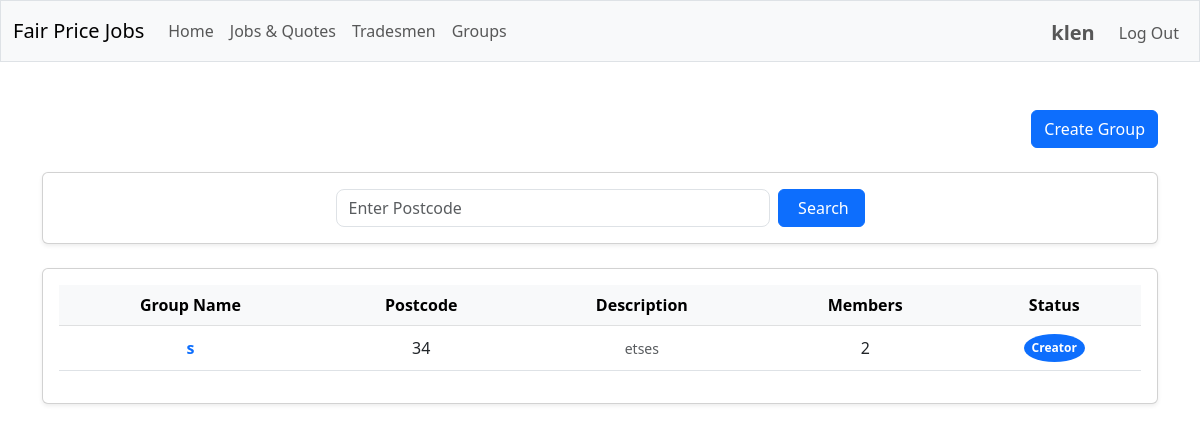
The page /search_groups (signed in) on the database as committed earlier.
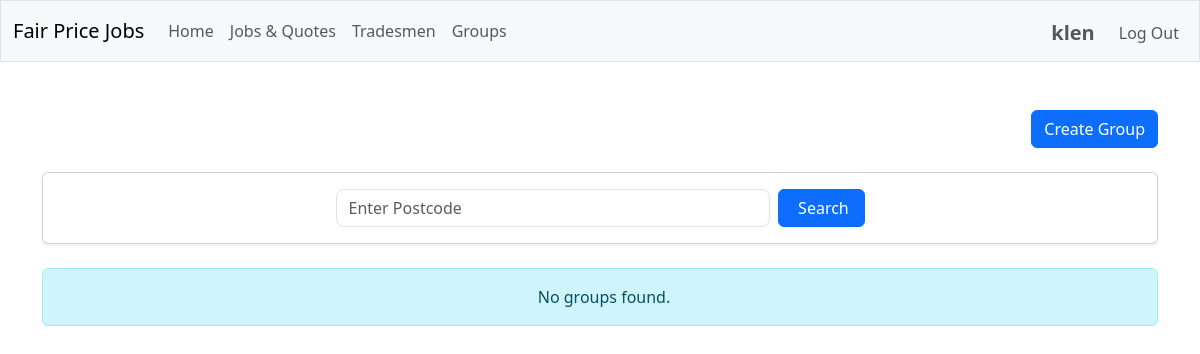
The same page on the database as committed later.
### tables this page shows
CREATE TABLE groups (
    id INTEGER PRIMARY KEY AUTOINCREMENT,
    name TEXT NOT NULL,
    postcode TEXT NOT NULL,
    description TEXT
);

### app/routes/groups.py (the view)
@groups_bp.route('/search_groups', methods=['GET', 'POST'])
@login_required
def search_groups() -> str:
    groups: List[Dict[str, Any]] = []
    if request.method == 'POST':
        name: Optional[str] = request.form.get('name')
        postcode: Optional[str] = request.form.get('postcode')
        groups = group_service.search_groups(name=name, postcode=postcode)
    else:
        groups = group_service.get_all_groups()
    for group in groups:
        group['member_count'] = group_service.get_group_member_count(group['id'])
        membership = group_service.get_user_group_membership(session['user_id'], group['id'])
        group['status'] = membership['status'] if membership else None
    return render_template('search_groups.html', groups=groups)

### app/helpers.py (called while the page is built)
def login_required(f: Callable) -> Callable:
    @wraps(f)
    def decorated_function(*args: Any, **kwargs: Any) -> Union[Response, Any]:
        if session.get("user_id") is None:
            return redirect("/login")
        return f(*args, **kwargs)
    return decorated_function

### app/services/database.py (called while the page is built)
def get_db_service() -> DatabaseService:
    return db_service

    def get_connection(self):
        if self.database_path is None:
            raise ValueError("Database path is not configured")
        try:
            if not hasattr(g, '_database'):
                g._database = sqlite3.connect(self.database_path, isolation_level=None)
                g._database.row_factory = sqlite3.Row
                g._database.execute("PRAGMA foreign_keys = ON")
            return g._database
        except RuntimeError:
            if not hasattr(self, '_test_connection'):
                self._test_connection = sqlite3.connect(self.database_path, isolation_level=None)
                self._test_connection.row_factory = sqlite3.Row
                self._test_connection.execute("PRAGMA foreign_keys = ON")
            return self._test_connection

    def close_connection(self):
        try:
            if hasattr(g, '_database'):
                g._database.close()
                delattr(g, '_database')
        except RuntimeError:
            if hasattr(self, '_test_connection'):
                self._test_connection.close()
                delattr(self, '_test_connection')

    @contextmanager
    def get_cursor(self):
        conn = self.get_connection()
        cursor = conn.cursor()
        try:
            yield cursor
        except Exception as e:
            logger.error(f"Database error: {e}")
            conn.rollback()
            raise
        finally:
            cursor.close()

    def execute_query(self, query: str, params: Tuple = ()) -> List[Dict[str, Any]]:
        with self.get_cursor() as cursor:
            cursor.execute(query, params)
            columns = [column[0] for column in cursor.description]
            return [dict(zip(columns, row)) for row in cursor.fetchall()]

    def execute_single_query(self, query: str, params: Tuple = ()) -> Optional[Dict[str, Any]]:
        with self.get_cursor() as cursor:
            cursor.execute(query, params)
            row = cursor.fetchone()
            if row:
                columns = [column[0] for column in cursor.description]
                return dict(zip(columns, row))
            return None

### templates/search_groups.html (shortened to what this page needs)
{% extends "layout.html" %}
{% block main %}
    <div class="container">
        <div class="d-flex justify-content-end mb-4">
            <a href="{{ url_for('groups.create_group') }}" class="btn btn-primary">
                Create Group
            </a>
        </div>
        <div class="card shadow-sm mb-4">
            <div class="card-body">
                <form action="{{ url_for('groups.search_groups') }}" method="post">
                    <div class="row justify-content-center">
                        <div class="col-md-6">
                            <div class="d-flex gap-2">
                                <input type="text" class="form-control rounded-3" name="postcode"
                                       placeholder="Enter Postcode" value="{{ postcode }}">
                                <button type="submit" class="btn btn-primary" style="width: 100px;">
                                    Search
                                </button>
                            </div>
                        </div>
                    </div>
                </form>
            </div>
        </div>
        {% if groups %}
            <div class="card shadow-sm">
                <div class="card-body">
                    <div class="table-responsive">
                        <table class="table table-hover align-middle">
                            <thead class="table-light">
                                <tr>
                                    <th>Group Name</th>
                                    <th>Postcode</th>
                                    <th>Description</th>
                                    <th>Members</th>
                                    <th>Status</th>
                                </tr>
                            </thead>
                            <tbody>
                                {% for group in groups %}
                                    <tr>
                                        <td>
                                            <a href="{{ url_for('groups.view_group', group_id=group['id']) }}" class="text-decoration-none">
                                                <span class="fw-semibold text-primary">{{ group['name'] }}</span>
                                            </a>
                                        </td>
                                        <td>{{ group['postcode'] }}</td>
                                        <td>
                                            {% if group['description'] %}
                                                <span class="text-muted small">{{ group['description'][:50] }}{% if group['description']|length > 50 %}...{% endif %}</span>
                                            {% else %}
                                                <span class="text-muted small">No description</span>
                                            {% endif %}
                                        </td>
                                        <td>{{ group['member_count'] }}</td>
                                        <td>
                                            {% if group['status'] == 'member' %}
                                                <span class="badge bg-success rounded-circle p-2">Member</span>
                                            {% elif group['status'] == 'admin' %}
                                                <span class="badge bg-primary rounded-circle p-2">Admin</span>
                                            {% elif group['status'] == 'creator' %}
                                                <span class="badge bg-primary rounded-circle p-2">Creator</span>
                                            {% elif group['status'] == 'pending' %}
                                                <span class="badge bg-warning text-dark rounded-circle p-2">Pending</span>
                                            {% endif %}
                                        </td>
                                    </tr>
                                {% endfor %}
                            </tbody>
                        </table>
                    </div>
                </div>
            </div>
        {% else %}
            <div class="alert alert-info text-center">
                No groups found.
            </div>
        {% endif %}
    </div>
{% endblock %}

### templates/layout.html (shortened to what this page needs)
<!DOCTYPE html>
<html lang="en">
    <head>
        <link href="https://cdn.jsdelivr.net/npm/bootstrap@5.3.0/dist/css/bootstrap.min.css" rel="stylesheet">
        <link rel="stylesheet" href="{{ url_for('static', filename='css/custom.css') }}">
    </head>
    <body>
        <nav class="navbar navbar-expand-md navbar-light bg-light border">
            <div class="container-fluid">
                <a class="navbar-brand mb-0 align-items-center" href="/">Fair Price Jobs</a>
                <div class="collapse navbar-collapse" id="navbarNav">
                    {% if session.user_id %}
                        <ul class="navbar-nav me-auto mb-2 mb-lg-0">
                            <li class="nav-item">
                                <a class="nav-link" href="{{ url_for('main.index') }}">Home</a>
                            </li>
                            <li class="nav-item">
                                <a class="nav-link" href="{{ url_for('search.search_jobs_quotes') }}">Jobs & Quotes</a>
                            </li>
                            <li class="nav-item">
                                <a class="nav-link" href="{{ url_for('search.search_tradesmen') }}">Tradesmen</a>
                            </li>
                            <li class="nav-item">
                                <a class="nav-link" href="{{ url_for('groups.search_groups') }}">Groups</a>
                            </li>
                        </ul>
                        <ul class="navbar-nav ms-auto mt-1 align-items-center">
                            <li class="nav-item me-3">
                                <a class="nav-link fs-5 fw-bold p-0" href="{{ url_for('profile.user_profile', user_id=session.user_id) }}">{{ session.username }}</a>
                            </li>
                            <li class="nav-item">
                                <a class="nav-link" href="/logout">Log Out</a>
                            </li>
                        </ul>
                    {% endif %}
                </div>
            </div>
        </nav>
        <main class="container-fluid py-5 text-center">
            {% block main %}{% endblock %}
        </main>
    </body>
</html>

Rows that differ between the two databases and show on the page:
removed groups: postcode "34", description "etses"
Other text that changed with them:
text no longer shown: "Group Name Postcode Description Members Status"
text now shown: "No groups found."
list line gone: "s 2 Creator"
